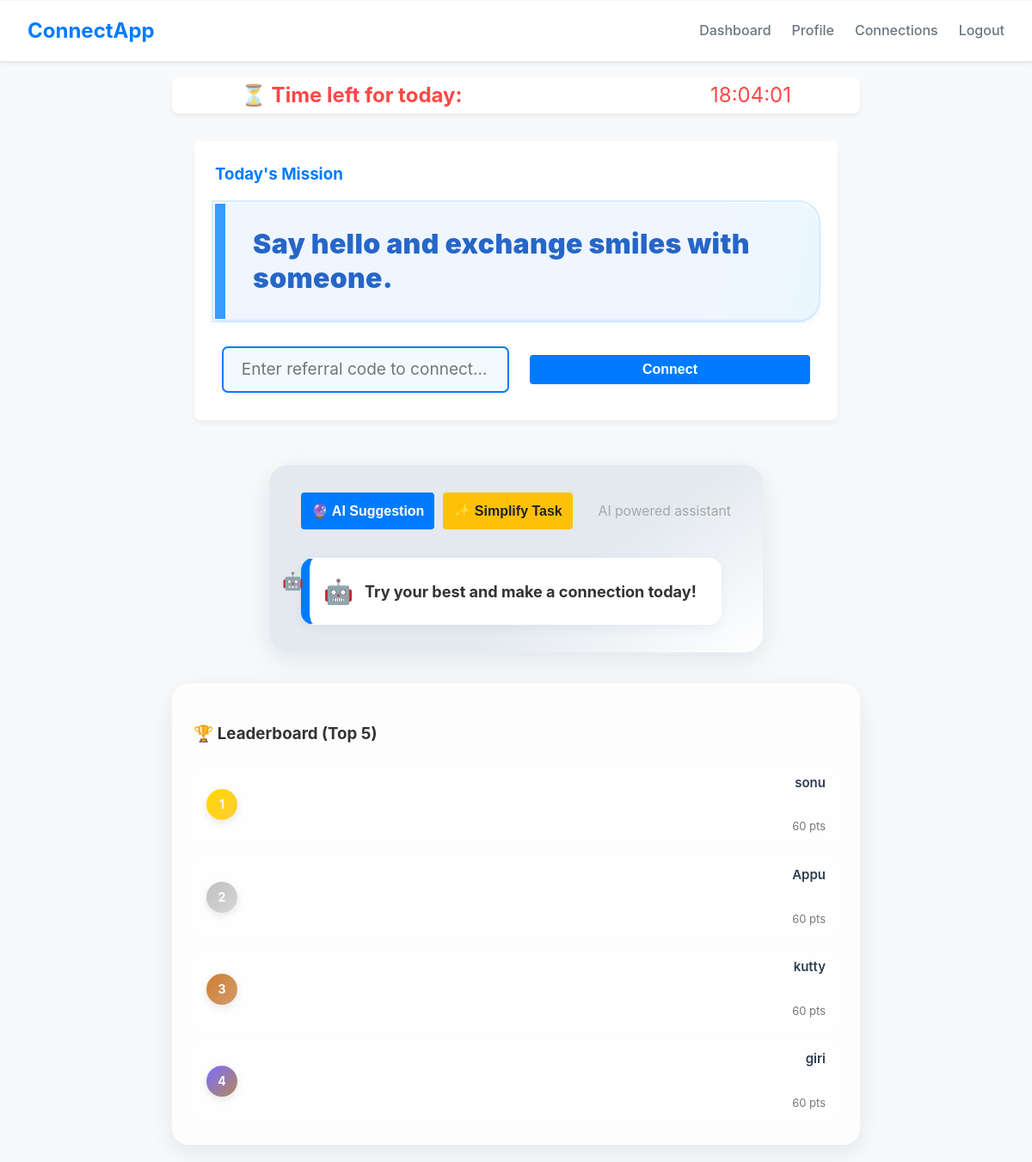
The page /dashboard (signed in) on the database its author committed.
### connectapp/models.py (models this page shows, shortened)
class DailyTask(db.Model):
    id = db.Column(db.Integer, primary_key=True)
    user_id = db.Column(db.Integer, db.ForeignKey("user.id"), nullable=False)
    task_text = db.Column(db.String(255), nullable=False)
    suggestion = db.Column(db.Text, nullable=True)
    completed = db.Column(db.Boolean, default=False)
    task_date = db.Column(db.Date, nullable=False)
    difficulty = db.Column(db.String(20), default="medium")  # "easy", "medium", "hard"
    created_at = db.Column(db.DateTime, default=datetime.utcnow)
    simplified_count = db.Column(db.Integer, default=0)  # how many times simplified this week
    xp_points = db.Column(db.Integer, default=10)

class User(UserMixin, db.Model):
    id = db.Column(db.Integer, primary_key=True)
    name = db.Column(db.String(100), nullable=False)
    age = db.Column(db.Integer, nullable=False)
    email = db.Column(db.String(100), unique=True, nullable=False)
    password_hash = db.Column(db.String(128))
    referral_code = db.Column(db.String(8), unique=True, nullable=False)
    profile_pic = db.Column(db.String(200), default='default.jpg')
    score = db.Column(db.Integer, default=0)
    tasks = db.relationship('DailyTask', backref='user', lazy=True)
    friends = db.relationship('User',
                             secondary=connections,
                             primaryjoin=(connections.c.user_id == id),
                             secondaryjoin=(connections.c.friend_id == id),
                             backref=db.backref('followers', lazy='dynamic'),
                             lazy='dynamic')

### connectapp/routes/dashboard_routes.py (the view, shortened to what this page needs)
@dashboard_bp.route('/dashboard', methods=['GET', 'POST'])
@login_required
def dashboard():
    users = User.query.order_by(User.score.desc()).all()
    task = get_today_task(current_user)
    suggestion = "Try your best and make a connection today!"
    time_remaining = (datetime.combine(date.today()+timedelta(days=1), datetime.min.time()) - datetime.now()).seconds
    ai_suggestion = None
    simplified_task = None
    return render_template('dashboard.html', users=users, task=task, time_remaining=time_remaining, suggestion=suggestion, ai_suggestion=ai_suggestion, simplified_task=simplified_task)

### connectapp/__init__.py (called while the page is built)
def create_app():
    project_root = os.path.abspath(os.path.join(os.path.dirname(__file__), '..'))
    app = Flask(
        __name__,
        template_folder=os.path.join(project_root, 'connectapp', 'templates'), # Explicitly set template folder path
        static_folder=os.path.join(project_root, 'static') # Explicitly set static folder path
    )
    app.config.from_object(Config)
    db.init_app(app)
    login_manager.init_app(app)
    @login_manager.user_loader
    def load_user(user_id):
        return User.query.get(int(user_id))
    with app.app_context():
        db.create_all()  # Create database tables
    app.register_blueprint(auth_bp, url_prefix='/')
    app.register_blueprint(dashboard_bp, url_prefix='/')
    app.register_blueprint(profile_bp, url_prefix='/')
    return app

### connectapp/routes/dashboard_routes.py (called while the page is built, shortened)
def get_today_task(user):
    today = date.today()
    task = DailyTask.query.filter_by(user_id=user.id, task_date=today).first()
    return task

### connectapp/templates/dashboard.html (shortened to what this page needs)
{% extends 'base.html' %}
{% block content %}
<div class="card card-time">
  <strong>⏳ Time left for today:</strong>
  <span id="timer"></span>
</div>
<div class="card" style="max-width:700px; margin:32px auto;">
  <h3>Today's Mission</h3>
  <div class="mission-highlight" style="display:flex; align-items:center; justify-content:center;">
    <span style="display:inline-block; background:linear-gradient(100deg, #f0f6ff 80%, #eaf7fd 100%); font-size:2.0em; font-weight:900; letter-spacing:.01em; color:#2666c8; border-left:12px solid #369cff; box-shadow:0 2px 13px rgba(50,100,210,.07), 0 1.5px 3px rgba(90,124,240,.08); border-radius:0 22px 22px 0; padding:27px 48px 27px 32px; margin:0 0 24px 0; line-height:1.25; outline:2.5px solid #0099ff26; outline-offset:2px; transition:.2s; filter:drop-shadow(0 2px 5px #6cb7ff16);">{{ task.task_text }}</span>
  </div>
  <form class="connect-form" method="POST" action="" id="connectForm">
    <input type="text" name="referral_code" placeholder="Enter referral code to connect..." required>
    <button class="btn connect-btn" type="submit" id="connectBtn">
      <span class="btn-text">Connect</span>
    </button>
  </form>
</div>
<div class="card suggestion-out" style="max-width:850px; min-width:350px; margin:52px auto 36px auto; background:linear-gradient(145deg,#e3e9ef 60%,#fff 100%); padding:2.0rem 2.3rem; box-shadow:0 8px 32px rgba(60,90,130,0.13); border-radius:22px;">
  <div style="display:flex; justify-content:space-between; align-items:center; gap:1rem; margin-bottom:1.3rem;">
    <form method="POST" style="display:flex; gap:10px;">
      <button class="btn" style="width:auto; min-width:120px;" name="ai_suggest" type="submit">🔮 AI Suggestion</button>
      <button class="btn" style="width:auto; min-width:120px; background: #ffc107; color:#222;" name="simplify_task" type="submit">✨ Simplify Task</button>
    </form>
    <div style="flex:1; text-align:right; color:#A7A7A7; font-size:.98em;">AI powered assistant</div>
  </div>
  <div class="suggestion" style="background:white; width:90%; color:#333; padding:16px 14px; border-left:10px solid #007bff; border-radius:15px; box-shadow:0 3px 11px rgba(40,85,170,0.07); font-size:1.13em; display:flex; align-items:center; gap:13px;">
    <div style="font-size:1.55em; margin-left:2px;">🤖</div>
    <div style="flex:1; font-weight: 600;">
      {% if ai_suggestion %}
        <b>{{ ai_suggestion }}</b>
      {% else %}
        <b>{{ suggestion }}</b>
      {% endif %}
    </div>
  </div>
</div>
<div class="leaderboard-card">
    <h3>🏆 Leaderboard (Top 5)</h3>
    <ul class="leaderboard-list">
      {% for user in users[:5] %}
        <li class="leaderboard-item rank{{ loop.index }}">
          <div class="rank-badge">{{ loop.index }}</div>
          <div class="leader-info">
            <span class="leader-name">{{ user.name }}</span><br>
            <span class="leader-score">{{ user.score }} pts</span>
          </div>
        </li>
      {% endfor %}
    </ul>
</div>
{% endblock %}

### static/css/style.css (style rules this page uses)
:root { --primary-color: #007bff; --secondary-color: #6c757d; --background-color: #f8f9fa; --card-bg-color: #ffffff; --text-color: #333; --border-color: #dee2e6; --success-color: #28a745; --error-color: #dc3545; --warning-color: #ffc107; --info-color: #17a2b8; --timer-color: rgba(255, 0, 0, 0.721); }
body { font-family: -apple-system, BlinkMacSystemFont, 'Segoe UI', Roboto, 'Helvetica Neue', Arial, sans-serif; margin: 0; background-color: var(--background-color); color: var(--text-color); line-height: 1.6; }
.btn { display: block; width: 100%; padding: 0.75rem; background-color: var(--primary-color); color: white; border: none; border-radius: 4px; font-size: 1rem; font-weight: bold; cursor: pointer; transition: background-color 0.2s; }
.card { background-color: var(--card-bg-color); padding: 1.5rem; margin-bottom: 1.5rem; border-radius: 8px; box-shadow: 0 4px 6px rgba(0, 0, 0, 0.05); }
.card h3 { margin-top: 0; color: var(--primary-color); }
.card-time { display: flex; justify-content: space-between; background-color: var(--card-bg-color); padding: .1rem 5rem; margin-bottom: 1.5rem; border-radius: 8px; box-shadow: 0 4px 6px rgba(0, 0, 0, 0.05); font-size: 1.5rem; color: var(--timer-color); }
.connect-form { display: flex; gap: 10px; justify-content: center; align-items: center; padding: 0.5rem; }
.connect-form input[type="text"] { width: 100%; padding: 0.85rem 1.3rem; border: 2px solid var(--primary-color); border-radius: 7px; background: #f4f9fd; color: #234; font-size: 1.19rem; margin-right: 0.9rem; box-sizing: border-box; font-family: inherit; transition: box-shadow 0.17s, border-color 0.17s; box-shadow: 0 2px 11px rgba(120,180,255,.1); }
.connect-form button { padding: 0.5rem 1rem; white-space: nowrap; transition: all 0.3s ease; }
.leaderboard-card { background: rgba(255, 255, 255, 0.7); backdrop-filter: blur(10px); border-radius: 20px; border: 1px solid rgba(255,255,255,0.6); box-shadow: 0 10px 30px rgba(0,0,0,0.08); padding: 1.5rem; transition: transform 0.3s ease, box-shadow 0.3s ease; }
.leaderboard-list { list-style: none; padding: 0; margin: 0; display: flex; flex-direction: column; gap: 10px; }
.leaderboard-item { display: flex; align-items: center; justify-content: space-between; background: rgba(255,255,255,0.5); border: 1px solid rgba(255,255,255,0.6); border-radius: 14px; padding: 10px 14px; transition: all 0.25s ease; }
.rank-badge { font-weight: 700; color: #fff; width: 36px; height: 36px; line-height: 36px; text-align: center; border-radius: 50%; font-size: 14px; box-shadow: 0 3px 10px rgba(0,0,0,0.1); }
.rank1 .rank-badge { background: linear-gradient(135deg, #ffd700, #ffcd38); }
.rank2 .rank-badge { background: linear-gradient(135deg, #c0c0c0, #d6d6d6); }
.rank3 .rank-badge { background: linear-gradient(135deg, #cd7f32, #d49a6a); }
.rank4 .rank-badge, .rank5 .rank-badge, .rank6 .rank-badge { background: linear-gradient(135deg, #7b6bff, #b38b59); }
.leader-info { text-align: right; }
.leader-name { font-weight: 600; color: #2c3e50; display: block; font-size: 15px; }
.leader-score { color: #777; font-size: 13px; }
.suggestion-out { width: 500px; padding: 16px; display: flex; flex-direction: column; gap: 12px; }
.suggestion { background: linear-gradient(145deg, #1e1e2f8c, #2b2b3d); border: 1px solid #ffffff; border-radius: 12px; padding: 20px 18px; font-size: 15px; line-height: 1.6; box-shadow: 0 4px 8px rgba(0, 0, 0, 0.4); position: relative; animation: fadeIn 0.5s ease-in-out; color: #fff; width: 135%; }
.suggestion::before { content: "🤖"; position: absolute; left: -32px; top: 10px; font-size: 20px; }

### rows shown on the page
DailyTask: task_text "Say hello and exchange smiles with someone."
User: name "sonu", score "60"
User: name "Appu", score "60"
User: name "kutty", score "60"
User: name "giri", score "60"

### other values the page prints
{{ suggestion }} "Try your best and make a connection today!"
